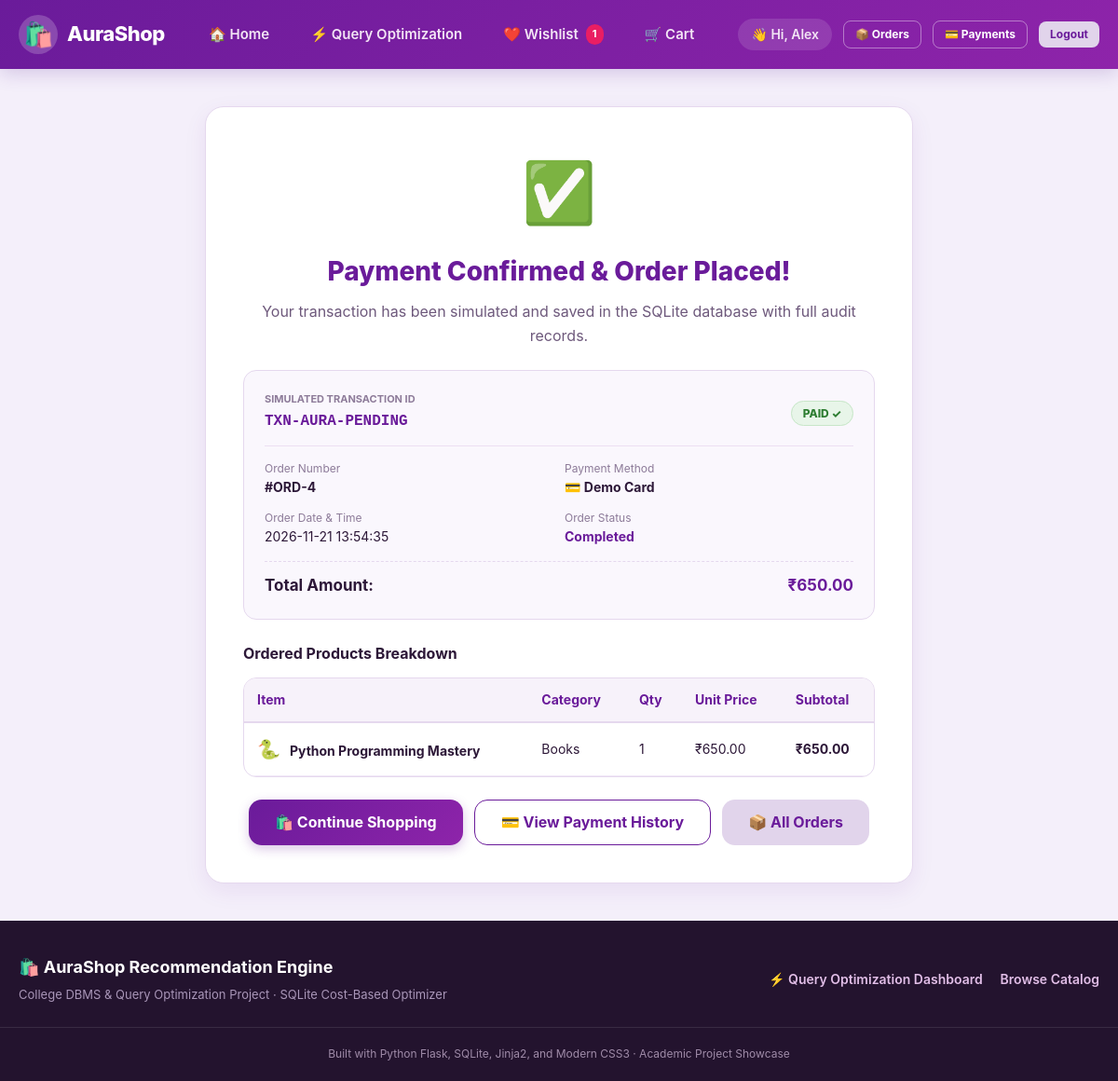
Page /order_success/4 (signed in) on the committed database.
### tables this page shows
CREATE TABLE users (
                user_id INTEGER PRIMARY KEY AUTOINCREMENT,
                username TEXT,
                full_name TEXT NOT NULL,
                email TEXT UNIQUE NOT NULL,
                password_hash TEXT NOT NULL,
                is_admin INTEGER DEFAULT 0,
                created_at TIMESTAMP DEFAULT CURRENT_TIMESTAMP
            );

CREATE TABLE orders (
                order_id INTEGER PRIMARY KEY AUTOINCREMENT,
                user_id INTEGER NOT NULL,
                total_amount REAL NOT NULL CHECK(total_amount >= 0),
                status TEXT DEFAULT 'Completed',
                order_date TIMESTAMP DEFAULT CURRENT_TIMESTAMP, payment_method TEXT DEFAULT 'Demo Card', payment_status TEXT DEFAULT 'Paid', transaction_id TEXT DEFAULT '',
                FOREIGN KEY (user_id) REFERENCES users(user_id) ON DELETE CASCADE
            );

CREATE TABLE order_items (
            item_id INTEGER PRIMARY KEY AUTOINCREMENT,
            order_id INTEGER NOT NULL,
            product_id INTEGER NOT NULL,
            quantity INTEGER NOT NULL CHECK(quantity > 0),
            unit_price REAL NOT NULL CHECK(unit_price >= 0),
            FOREIGN KEY (order_id) REFERENCES orders(order_id) ON DELETE CASCADE,
            FOREIGN KEY (product_id) REFERENCES products(product_id) ON DELETE CASCADE
        );

CREATE TABLE products (
            product_id INTEGER PRIMARY KEY AUTOINCREMENT,
            name TEXT NOT NULL,
            category TEXT NOT NULL,
            price REAL NOT NULL,
            rating REAL DEFAULT 0,
            stock INTEGER DEFAULT 0,
            description TEXT,
            image TEXT
        );

### app.py (the view)
@app.route("/order_success/<int:order_id>")
@login_required
def order_success(order_id):
    user_id = session["user_id"]
    conn = get_connection()
    order = conn.execute("""
        SELECT * FROM orders WHERE order_id = ? AND user_id = ?
    """, (order_id, user_id)).fetchone()
    if not order:
        conn.close()
        flash("Order not found.", "danger")
        return redirect(url_for("home"))
    items = conn.execute("""
        SELECT oi.*, p.name, p.category, p.image
        FROM order_items oi
        JOIN products p ON oi.product_id = p.product_id
        WHERE oi.order_id = ?
    """, (order_id,)).fetchall()
    payment = conn.execute("""
        SELECT * FROM payments WHERE order_id = ? ORDER BY payment_id DESC LIMIT 1
    """, (order_id,)).fetchone()
    conn.close()
    return render_template("checkout_success.html", order=order, items=items, payment=payment)

### app.py (called while the page is built)
def login_required(f):
    @wraps(f)
    def decorated_function(*args, **kwargs):
        if "user_id" not in session:
            flash("Please log in to access this page.", "warning")
            return redirect(url_for("login", next=request.url))
        return f(*args, **kwargs)
    return decorated_function

### database.py (called while the page is built)
def get_connection():
    conn = sqlite3.connect(DB_NAME)
    conn.row_factory = sqlite3.Row
    conn.execute("PRAGMA foreign_keys = ON;")
    return conn

### optimizer.py (called while the page is built)
def get_all_categories():
    conn = get_connection()
    rows = conn.execute("SELECT DISTINCT category FROM products ORDER BY category ASC").fetchall()
    conn.close()
    return [r["category"] for r in rows]

### templates/checkout_success.html (shortened to what this page needs)
{% extends "base.html" %}
{% block content %}
<div class="container" style="max-width: 800px; margin: 40px auto;">
    <div class="auth-card" style="padding: 40px; text-align: center;">
        <div style="font-size: 64px; margin-bottom: 12px;">
            {% if order.payment_status == 'Pending' %}
                📦
            {% else %}
                ✅
            {% endif %}
        </div>
        <h1 style="color: var(--primary-color); font-size: 28px; font-weight: 800; margin-bottom: 8px;">
            {% if order.payment_status == 'Pending' %}
                Order Placed (Payment Pending on Delivery)
            {% else %}
                Payment Confirmed & Order Placed!
            {% endif %}
        </h1>
        <p style="color: var(--text-secondary); margin-bottom: 24px;">
            Your transaction has been simulated and saved in the SQLite database with full audit records.
        </p>
        <div style="background: #faf7fd; border: 1px solid var(--border-color); border-radius: var(--radius-md); padding: 22px; text-align: left; margin-bottom: 24px;">
            <div style="display: flex; justify-content: space-between; align-items: center; border-bottom: 1px solid #ecdff3; padding-bottom: 12px; margin-bottom: 14px;">
                <div>
                    <span style="font-size: 11px; text-transform: uppercase; font-weight: 700; color: var(--text-muted); display: block;">Simulated Transaction ID</span>
                    <strong style="color: var(--primary-color); font-size: 16px; font-family: monospace;">{{ order.transaction_id or 'TXN-AURA-PENDING' }}</strong>
                </div>
                <div>
                    {% if order.payment_status == 'Paid' %}
                        <span style="background: #e8f5e9; color: var(--success-color); font-weight: 800; font-size: 12px; padding: 5px 12px; border-radius: var(--radius-pill); border: 1px solid #c8e6c9;">
                            PAID ✓
                        </span>
                    {% elif order.payment_status == 'Pending' %}
                        <span style="background: #fff8e1; color: var(--warning-color); font-weight: 800; font-size: 12px; padding: 5px 12px; border-radius: var(--radius-pill); border: 1px solid #ffe082;">
                            PENDING (COD)
                        </span>
                    {% else %}
                        <span style="background: #ffebee; color: var(--danger-color); font-weight: 800; font-size: 12px; padding: 5px 12px; border-radius: var(--radius-pill); border: 1px solid #ffcdd2;">
                            {{ order.payment_status }}
                        </span>
                    {% endif %}
                </div>
            </div>
            <div style="display: grid; grid-template-columns: 1fr 1fr; gap: 12px; font-size: 14px; margin-bottom: 14px;">
                <div>
                    <span style="color: var(--text-muted); display: block; font-size: 12px;">Order Number</span>
                    <strong>#ORD-{{ order.order_id }}</strong>
                </div>
                <div>
                    <span style="color: var(--text-muted); display: block; font-size: 12px;">Payment Method</span>
                    <strong>
                        {% if 'UPI' in order.payment_method %}📱{% elif 'Card' in order.payment_method %}💳{% else %}💵{% endif %}
                        {{ order.payment_method }}
                    </strong>
                </div>
                <div>
                    <span style="color: var(--text-muted); display: block; font-size: 12px;">Order Date & Time</span>
                    <span>{{ order.order_date }}</span>
                </div>
                <div>
                    <span style="color: var(--text-muted); display: block; font-size: 12px;">Order Status</span>
                    <strong style="color: var(--primary-color);">{{ order.status }}</strong>
                </div>
            </div>
            <div style="display: flex; justify-content: space-between; font-size: 17px; border-top: 1px dashed var(--border-color); padding-top: 12px; margin-top: 10px;">
                <strong>Total Amount:</strong>
                <strong style="color: var(--primary-color);">₹{{ "{:,.2f}".format(order.total_amount) }}</strong>
            </div>
        </div>
        <h4 style="text-align: left; color: var(--text-primary); margin-bottom: 12px;">Ordered Products Breakdown</h4>
        <div style="border: 1px solid var(--border-color); border-radius: var(--radius-md); overflow: hidden; margin-bottom: 24px;">
            <table class="custom-table">
                <thead>
                    <tr>
                        <th>Item</th>
                        <th>Category</th>
                        <th>Qty</th>
                        <th>Unit Price</th>
                        <th>Subtotal</th>
                    </tr>
                </thead>
                <tbody>
                    {% for item in items %}
                    <tr>
                        <td>
                            <span style="font-size: 20px; margin-right: 6px;">{{ item.image or '🛍️' }}</span>
                            <strong>{{ item.name }}</strong>
                        </td>
                        <td>{{ item.category }}</td>
                        <td>{{ item.quantity }}</td>
                        <td>₹{{ "{:,.2f}".format(item.unit_price) }}</td>
                        <td><strong>₹{{ "{:,.2f}".format(item.quantity * item.unit_price) }}</strong></td>
                    </tr>
                    {% endfor %}
                </tbody>
            </table>
        </div>
        <div style="display: flex; gap: 12px; justify-content: center; flex-wrap: wrap;">
            <a href="{{ url_for('home') }}" class="btn btn-primary btn-lg">
                🛍️ Continue Shopping
            </a>
            <a href="{{ url_for('payment_history') }}" class="btn btn-outline btn-lg">
                💳 View Payment History
            </a>
            <a href="{{ url_for('order_history') }}" class="btn btn-secondary btn-lg">
                📦 All Orders
            </a>
        </div>
    </div>
</div>
{% endblock %}

### templates/base.html (shortened to what this page needs)
<!DOCTYPE html>
<html lang="en">
<head>
    <link rel="stylesheet" href="{{ url_for('static', filename='css/style.css') }}">
</head>
<body>
    <header class="site-header">
        <nav class="navbar">
            <a href="{{ url_for('home') }}" class="brand-logo">
                <div class="brand-icon">🛍️</div>
                <span>AuraShop</span>
            </a>
            <ul class="nav-links">
                <li><a href="{{ url_for('home') }}">🏠 Home</a></li>
                <li><a href="{{ url_for('optimization') }}">⚡ Query Optimization</a></li>
                <li>
                    <a href="{{ url_for('view_wishlist') }}">
                        ❤️ Wishlist
                        {% if wishlist_count > 0 %}
                            <span class="cart-badge" style="background: #e91e63;">{{ wishlist_count }}</span>
                        {% endif %}
                    </a>
                </li>
                <li>
                    <a href="{{ url_for('view_cart') }}">
                        🛒 Cart
                    </a>
                </li>
            </ul>
            <div class="user-nav">
                {% if current_user %}
                    <span class="user-greeting">
                        👋 Hi, {{ current_user.full_name.split(' ')[0] }}
                    </span>
                    <a href="{{ url_for('order_history') }}" class="btn btn-sm btn-outline" style="color: white; border-color: rgba(255,255,255,0.4);">📦 Orders</a>
                    <a href="{{ url_for('payment_history') }}" class="btn btn-sm btn-outline" style="color: white; border-color: rgba(255,255,255,0.4);">💳 Payments</a>
                    <a href="{{ url_for('logout') }}" class="btn btn-sm btn-secondary">Logout</a>
                {% else %}
                    <a href="{{ url_for('login') }}" class="btn btn-sm btn-nav-auth">Sign In</a>
                    <a href="{{ url_for('register') }}" class="btn btn-sm btn-secondary">Register</a>
                {% endif %}
            </div>
        </nav>
    </header>
    <main>
        {% block content %}{% endblock %}
    </main>
    <footer class="site-footer">
        <div class="footer-content">
            <div>
                <div class="footer-brand">🛍️ AuraShop Recommendation Engine</div>
                <p style="font-size: 13px; margin-top: 4px; color: #a996b8;">
                    College DBMS & Query Optimization Project · SQLite Cost-Based Optimizer
                </p>
            </div>
            <div>
                <a href="{{ url_for('optimization') }}" style="color: #e1bee7; text-decoration: none; font-weight: 600; margin-right: 15px;">⚡ Query Optimization Dashboard</a>
                <a href="{{ url_for('home') }}" style="color: #e1bee7; text-decoration: none; font-weight: 600;">Browse Catalog</a>
            </div>
        </div>
        <div class="footer-note">
            Built with Python Flask, SQLite, Jinja2, and Modern CSS3 · Academic Project Showcase
        </div>
    </footer>
</body>
</html>

### static/css/style.css (style rules this page uses)
:root { --primary-color: #6a1b9a; --primary-hover: #4a148c; --primary-light: #9c27b0; --primary-gradient: linear-gradient(135deg, #6a1b9a 0%, #8e24aa 100%); --secondary-color: #ba68c8; --accent-color: #ab47bc; --bg-lavender: #f4effa; --bg-card: #ffffff; --text-primary: #2d1838; --text-secondary: #6e597c; --text-muted: #8d7b99; --border-color: #e5d8ee; --card-shadow: 0 8px 24px rgba(106, 27, 154, 0.08); --hover-shadow: 0 14px 32px rgba(106, 27, 154, 0.16); --success-color: #2e7d32; --warning-color: #ed6c02; --danger-color: #d32f2f; --radius-sm: 8px; --radius-md: 14px; --radius-lg: 20px; --radius-pill: 50px; --transition: all 0.25s cubic-bezier(0.4, 0, 0.2, 1); }
* { box-sizing: border-box; margin: 0; padding: 0; }
body { font-family: -apple-system, BlinkMacSystemFont, "Segoe UI", Roboto, Oxygen, Ubuntu, Cantarell, "Helvetica Neue", sans-serif; background-color: var(--bg-lavender); color: var(--text-primary); line-height: 1.6; min-height: 100vh; display: flex; flex-direction: column; }
.container { width: 100%; max-width: 1200px; margin: 0 auto; padding: 0 20px; }
.site-header { background: var(--primary-gradient); color: white; box-shadow: 0 4px 20px rgba(74, 20, 140, 0.2); position: sticky; top: 0; z-index: 1000; }
.navbar { display: flex; align-items: center; justify-content: space-between; padding: 16px 20px; max-width: 1200px; margin: 0 auto; gap: 15px; flex-wrap: wrap; }
.brand-logo { display: flex; align-items: center; gap: 10px; font-size: 22px; font-weight: 800; color: white; text-decoration: none; letter-spacing: -0.5px; }
.brand-icon { font-size: 26px; background: rgba(255, 255, 255, 0.2); border-radius: 50%; width: 42px; height: 42px; display: flex; align-items: center; justify-content: center; }
.nav-links { display: flex; align-items: center; gap: 20px; list-style: none; }
.nav-links a { color: #f3e5f5; text-decoration: none; font-weight: 600; font-size: 15px; transition: var(--transition); padding: 8px 12px; border-radius: var(--radius-sm); display: flex; align-items: center; gap: 6px; }
.cart-badge { background: #ff4081; color: white; font-size: 11px; font-weight: 700; padding: 2px 7px; border-radius: 12px; margin-left: 2px; }
.user-nav { display: flex; align-items: center; gap: 12px; }
.user-greeting { font-size: 14px; font-weight: 600; color: #f3e5f5; background: rgba(255, 255, 255, 0.12); padding: 6px 14px; border-radius: var(--radius-pill); }
.btn { display: inline-flex; align-items: center; justify-content: center; gap: 8px; padding: 11px 20px; font-size: 14px; font-weight: 700; border-radius: var(--radius-md); border: none; cursor: pointer; text-decoration: none; transition: var(--transition); line-height: 1.2; }
.btn-primary { background: var(--primary-gradient); color: white; box-shadow: 0 4px 12px rgba(106, 27, 154, 0.25); }
.btn-secondary { background: #e1d4eb; color: var(--primary-color); }
.btn-outline { background: transparent; border: 1px solid var(--primary-color); color: var(--primary-color); }
.btn-sm { padding: 7px 12px; font-size: 12px; border-radius: var(--radius-sm); }
.btn-lg { padding: 14px 28px; font-size: 16px; border-radius: var(--radius-md); }
.auth-card { background: white; border-radius: var(--radius-lg); box-shadow: var(--card-shadow); border: 1px solid var(--border-color); padding: 36px; }
.custom-table { width: 100%; border-collapse: collapse; font-size: 14px; text-align: left; }
.custom-table th { background: #f7f2fa; color: var(--primary-color); font-weight: 700; padding: 12px 14px; border-bottom: 2px solid var(--border-color); }
.custom-table td { padding: 12px 14px; border-bottom: 1px solid #f1e9f7; vertical-align: middle; }
.site-footer { background: #23132e; color: #c9b9d6; padding: 36px 0 20px; margin-top: auto; font-size: 14px; }
.footer-content { display: flex; justify-content: space-between; align-items: center; flex-wrap: wrap; gap: 20px; max-width: 1200px; margin: 0 auto; padding: 0 20px 24px; border-bottom: 1px solid rgba(255, 255, 255, 0.1); }
.footer-brand { font-weight: 700; color: white; font-size: 18px; }
.footer-note { text-align: center; padding-top: 18px; font-size: 12px; color: #9f8ba8; }

### rows in the picture
users: full_name "Alex"
orders: transaction "TXN-AURA-PENDING", order_id "4", payment_method "Demo Card", order_date "2026-11-21 13:54:35", status "Completed", total_amount "650.00"
order_items: image "🐍", name "Python Programming Mastery", category "Books", quantity "1", unit_price "650.00", item.quantity*item.unit_price "650.00"

### other values in the picture
{{ wishlist_count }} "1"
